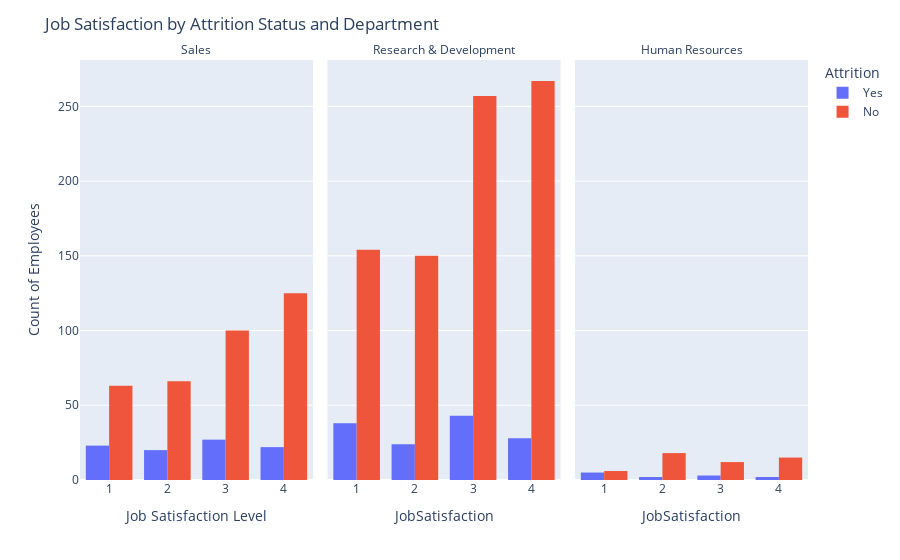

The notebook cell this image was saved under:
### Markdown cell above
###  Insights from Interactive Scatter Plot

-   The scatter plot visualises employees’ **Age** vs **Monthly Income**, with:
  - Bubble size representing **Total Working Years**.
  - Colour indicating **Attrition status** (`Yes` = left, `No` = stayed).
  - Hover data showing employee **JobRole** for deeper exploration.

-   Clear positive trend between **Age** and **Monthly Income**: Older employees tend to earn higher salaries.

-   Larger bubbles (more Total Working Years) are concentrated at higher income levels, as expected.

-   Attrition (`Yes`) data points are scattered across age and income ranges but appear slightly more frequent among younger and lower-income employees.

-   This visualisation helps identify potential patterns between employee demographics, tenure, and attrition risk.

## 3.2) Reflection on Interactive Scatter Plot 

###  Why This Method?
An interactive scatter plot was chosen using Plotly to explore multi-dimensional relationships between key variables:
-  **X-axis (Age)** vs **Y-axis (Monthly Income)** shows how income changes with age.
-  **Bubble size (Total Working Years)** adds a third dimension for work experience.
-  **Colour (Attrition status)** helps visually distinguish employees who stayed vs those who left.
-  Hover tooltips display **JobRole**, allowing deeper investigation into specific groups.

This interactive approach allows for intuitive exploration of complex relationships and makes it easier to spot patterns, clusters, or outliers.

---

###  Limitations
- Plotly scatter plots can become cluttered with large datasets, making it harder to interpret overlapping points.
- It may not effectively highlight statistical relationships (e.g., trends may appear subjective without fitted lines).
- Interactive plots are not always suitable for static reports or dashboards meant for PDF export.

---

###  Alternative Approaches
- Using **Seaborn’s scatterplot with trend lines** (`sns.lmplot`) to include regression fits for a clearer sense of relationships.
- Applying **Faceted scatter plots** (split plots by `Attrition` status) to reduce clutter and compare groups side by side.
- Using a **hexbin plot** or **density plot** for large datasets to manage overlapping points.

---

###  Key Takeaway
The Plotly interactive scatter plot was highly effective for exploratory analysis, enabling multi-dimensional insights. 
For presentation or model validation, combining this with trendline-based plots (Seaborn) or aggregation methods may provide clearer statistical interpretations.

### Code cell
import plotly.express as px

fig = px.histogram(
    df,
    x="JobSatisfaction",
    color="Attrition",
    barmode="group",
    facet_col="Department",     # split by department
    category_orders={"JobSatisfaction": [1, 2, 3, 4]}
)

fig.update_layout(
    title="Job Satisfaction by Attrition Status and Department",
    xaxis_title="Job Satisfaction Level",
    yaxis_title="Count of Employees"
)

fig.for_each_annotation(lambda a: a.update(text=a.text.split("=")[-1]))  # clean facet labels
fig.show()

### Figure 1 — Plotly figure (JSON) as saved in the notebook; plotly's stock layout.template omitted (floating-point values rounded to 4 significant figures; data arrays with more than 128 entries replaced by an {"elided": "..."} marker saying what was removed)
{"data": [{"alignmentgroup": "True", "bingroup": "x", "hovertemplate": "Attrition=Yes<br>Department=Sales<br>JobSatisfaction=%{x}<br>count=%{y}<extra></extra>", "legendgroup": "Yes", "marker": {"color": "#636efa", "pattern": {"shape": ""}}, "name": "Yes", "offsetgroup": "Yes", "orientation": "v", "showlegend": true, "type": "histogram", "x": [4, 1, 4, 3, 4, 3, 3, 3, 3, 1, 2, 4, 4, 1, 4, 3, 2, 3, 2, 3, 2, 4, 2, 3, 2, 3, 1, 1, 1, 1, 3, 3, 3, 1, 1, 4, 4, 3, 3, 2, 2, 4, 3, 2, 1, 4, 4, 1, 3, 1, 1, 1, 3, 4, 2, 2, 2, 2, 3, 4, 3, 3, 1, 4, 3, 2, 2, 1, 4, 1, 4, 4, 3, 4, 3, 1, 2, 2, 1, 3, 2, 4, 2, 2, 4, 1, 3, 4, 1, 1, 3, 1], "xaxis": "x", "yaxis": "y"}, {"alignmentgroup": "True", "bingroup": "x", "hovertemplate": "Attrition=Yes<br>Department=Research & Development<br>JobSatisfaction=%{x}<br>count=%{y}<extra></extra>", "legendgroup": "Yes", "marker": {"color": "#636efa", "pattern": {"shape": ""}}, "name": "Yes", "offsetgroup": "Yes", "orientation": "v", "showlegend": false, "type": "histogram", "x": {"elided": "133 int values"}, "xaxis": "x2", "yaxis": "y2"}, {"alignmentgroup": "True", "bingroup": "x", "hovertemplate": "Attrition=Yes<br>Department=Human Resources<br>JobSatisfaction=%{x}<br>count=%{y}<extra></extra>", "legendgroup": "Yes", "marker": {"color": "#636efa", "pattern": {"shape": ""}}, "name": "Yes", "offsetgroup": "Yes", "orientation": "v", "showlegend": false, "type": "histogram", "x": [1, 4, 1, 3, 1, 3, 3, 4, 2, 1, 1, 2], "xaxis": "x3", "yaxis": "y3"}, {"alignmentgroup": "True", "bingroup": "x", "hovertemplate": "Attrition=No<br>Department=Sales<br>JobSatisfaction=%{x}<br>count=%{y}<extra></extra>", "legendgroup": "No", "marker": {"color": "#EF553B", "pattern": {"shape": ""}}, "name": "No", "offsetgroup": "No", "orientation": "v", "showlegend": true, "type": "histogram", "x": {"elided": "354 int values"}, "xaxis": "x", "yaxis": "y"}, {"alignmentgroup": "True", "bingroup": "x", "hovertemplate": "Attrition=No<br>Department=Research & Development<br>JobSatisfaction=%{x}<br>count=%{y}<extra></extra>", "legendgroup": "No", "marker": {"color": "#EF553B", "pattern": {"shape": ""}}, "name": "No", "offsetgroup": "No", "orientation": "v", "showlegend": false, "type": "histogram", "x": {"elided": "828 int values"}, "xaxis": "x2", "yaxis": "y2"}, {"alignmentgroup": "True", "bingroup": "x", "hovertemplate": "Attrition=No<br>Department=Human Resources<br>JobSatisfaction=%{x}<br>count=%{y}<extra></extra>", "legendgroup": "No", "marker": {"color": "#EF553B", "pattern": {"shape": ""}}, "name": "No", "offsetgroup": "No", "orientation": "v", "showlegend": false, "type": "histogram", "x": [2, 4, 4, 3, 4, 3, 1, 3, 2, 3, 2, 4, 3, 2, 2, 4, 4, 1, 4, 2, 2, 3, 3, 3, 1, 2, 1, 2, 2, 1, 1, 2, 3, 4, 3, 3, 4, 4, 2, 3, 4, 4, 2, 2, 4, 2, 4, 2, 2, 2, 4], "xaxis": "x3", "yaxis": "y3"}], "layout": {"annotations": [{"font": {}, "showarrow": false, "text": "Sales", "x": 0.16, "xanchor": "center", "xref": "paper", "y": 1, "yanchor": "bottom", "yref": "paper"}, {"font": {}, "showarrow": false, "text": "Research & Development", "x": 0.5, "xanchor": "center", "xref": "paper", "y": 1, "yanchor": "bottom", "yref": "paper"}, {"font": {}, "showarrow": false, "text": "Human Resources", "x": 0.84, "xanchor": "center", "xref": "paper", "y": 1, "yanchor": "bottom", "yref": "paper"}], "barmode": "group", "legend": {"title": {"text": "Attrition"}, "tracegroupgap": 0}, "margin": {"t": 60}, "title": {"text": "Job Satisfaction by Attrition Status and Department"}, "xaxis": {"anchor": "y", "categoryarray": [1, 2, 3, 4], "categoryorder": "array", "domain": [0, 0.32], "title": {"text": "Job Satisfaction Level"}}, "xaxis2": {"anchor": "y2", "categoryarray": [1, 2, 3, 4], "categoryorder": "array", "domain": [0.34, 0.66], "matches": "x", "title": {"text": "JobSatisfaction"}}, "xaxis3": {"anchor": "y3", "categoryarray": [1, 2, 3, 4], "categoryorder": "array", "domain": [0.68, 1.0], "matches": "x", "title": {"text": "JobSatisfaction"}}, "yaxis": {"anchor": "x", "domain": [0, 1], "title": {"text": "Count of Employees"}}, "yaxis2": {"anchor": "x2", "domain": [0, 1], "matches": "y", "showticklabels": false}, "yaxis3": {"anchor": "x3", "domain": [0, 1], "matches": "y", "showticklabels": false}}}
